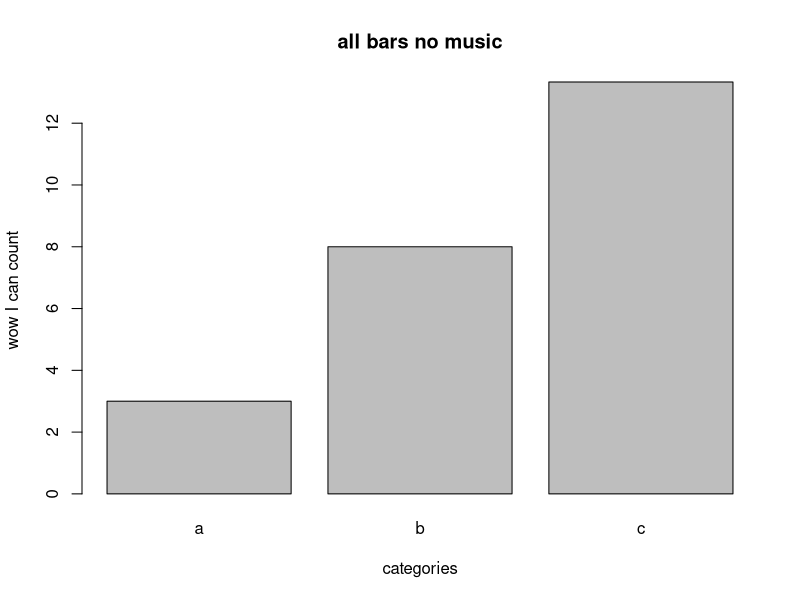
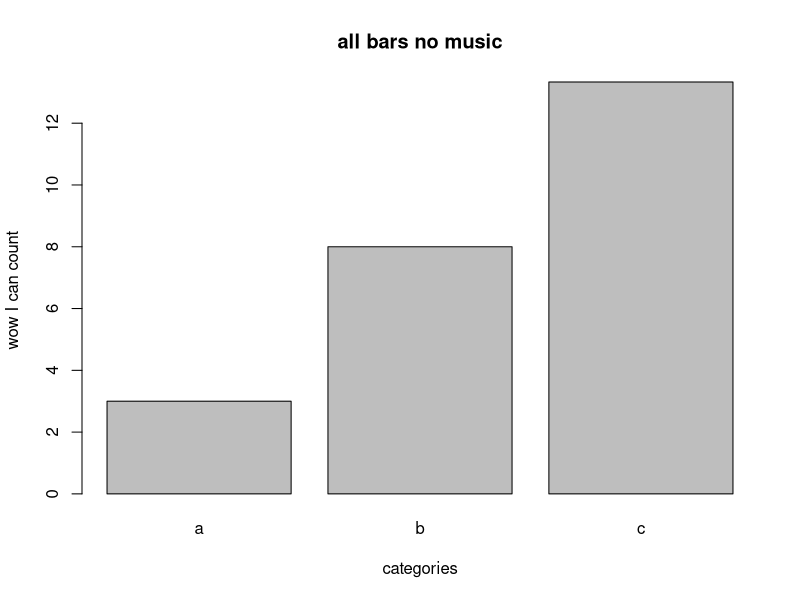
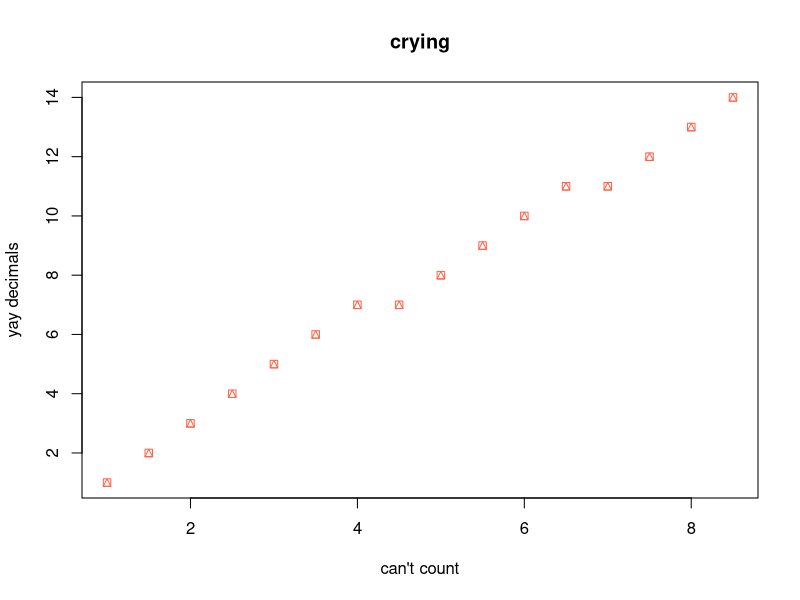

The R source for these figures, in order:
# With the data frame you created last week you will:

a <- c('a','b','c','d','e','f','g','h','i','j','k','l','m','n','o','p')
b <- c('a','a','a','a','a','b','b','b','b','b','c','c','c','c','c','c') 
c <- c(1,2,3,4,5,6,7,8,9,10,11,12,13,15,14,15)
d <- c(1,2,3,4,5,6,7,7,8,9,10,11,11,12,13,14)
e <- c(1,1.5,2,2.5,3,3.5,4,4.5,5,5.5,6,6.5,7,7.5,8,8.5)

data <- cbind(a,b,c,d,e)
data

df <- as.data.frame(data)
df

df$c <- as.numeric(as.character(df$c))
df$d <- as.numeric(as.character(df$d))
df$e <- as.numeric(as.character(df$e))

colnames(df) <- c('Rows','Broken Alphabet','Counting','cant count', 'decimal fun')
df

row.names(df) <- df$Rows
df

df.a <- df[,-1]
df.a

# Create a barplot for one numeric column, grouped by the character vector with 3 unique values
  # Add error bars with mean and standard deviation to the plot
  # Change the x and y labels and add a title
  # Export the plot as a PDF that is 4 inches wide and 7 inches tall.

df.mean <- aggregate(df.a$Counting~df.a$`Broken Alphabet`, FUN = 'mean')
df.mean

colnames(df.mean) <- c("Factor","Mean")
df.mean

barplot(df.mean$Mean, names.arg = df.mean$Factor, xlab = 'categories', ylab = 'wow I can count', main = 'all bars no music')

setwd("C:/GitHub/ECOL560-higley/Week 2")
pdf(file = "week2 bars.pdf", width = 4, height = 7)
b.plot <- barplot(df.mean$Mean, names.arg = df.mean$Factor, xlab = 'categories', ylab = 'wow I can count', main = 'all bars no music')

# Create a scatter plot between two of your numeric columns.
  # Change the point shape and color to something NOT used in the example.
  # Change the x and y labels and add a title
  # Export the plot as a JPEG by using the "Export" button in the plotting pan

plot(df.a$`cant count`~df.a$`decimal fun`, xlab = "can't count", ylab = "yay decimals", main = "crying", pch = 14, col = "tomato")

# Upload both plots with the script used to create them to GitHub.
  # Follow the same file naming format as last week for the script.
  # Name plots as Lastname_barplot or Lastname_scatterplot. Save them to your "plots" folder.






